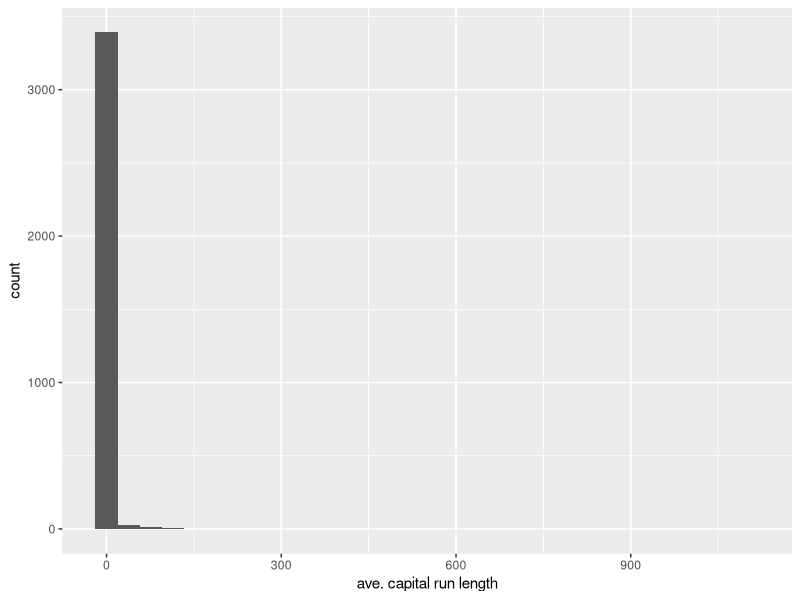
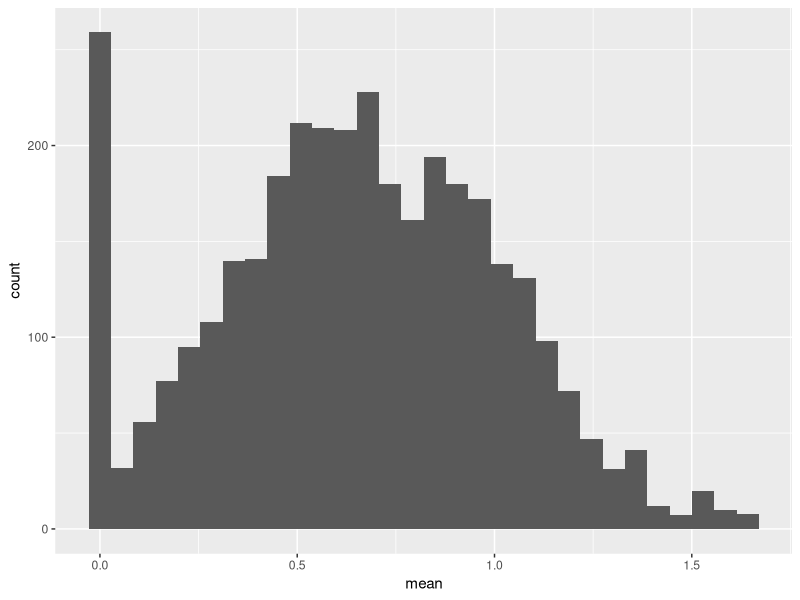
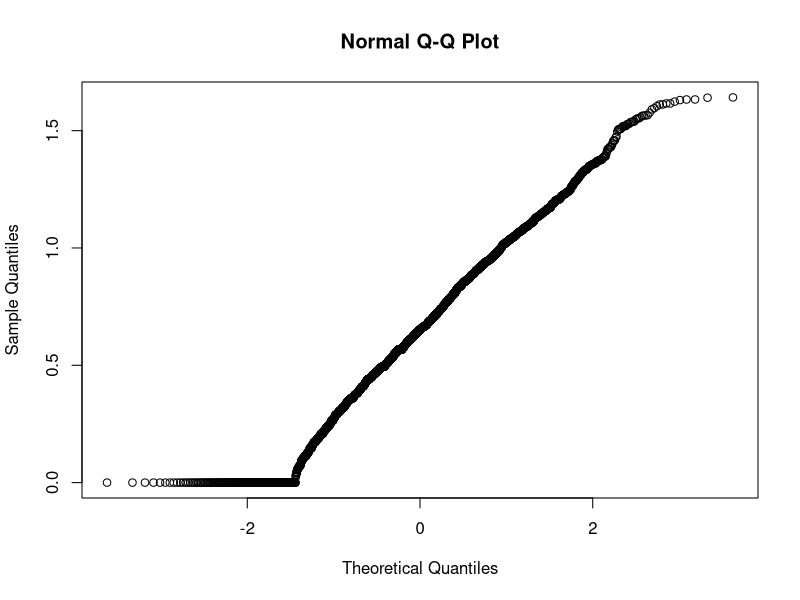

The R source for these figures, in order:
library(caret)
library(kernlab)
library(ggplot2)

data(spam)

inTrain <- createDataPartition(y = spam$type,
                               p = 0.75,
                               list = FALSE)

training <- spam[inTrain,]
testing <- spam[-inTrain,]
dim(spam)

dim(training)
dim(testing)

ggplot(data = training, aes(x = capitalAve)) +
  geom_histogram() +
  xlab('ave. capital run length')

mean(training$capitalAve)
sd(training$capitalAve)

trainCapAve <- training$capitalAve
trainCapAveS <- scale(trainCapAve)
mean(trainCapAveS)
sd(trainCapAveS)

preObj <- preProcess(training[,-58], method = c('center', 'scale'))
trainCapAveS <- predict(preObj, training[,-58])$capitalAve
mean(trainCapAveS)
sd(trainCapAveS)

set.seed(32343)
modelFit <- train(type ~ ., data = training, preProcess = c('center', 'scale'), method = 'glm')
modelFit

preObj <- preProcess(training[,-58], method = c('BoxCox'))
capave <- predict(preObj, training[-58])$capitalAve
trainCapAveS <- data.frame(mean = capave)

ggplot(data = trainCapAveS, aes(x = mean)) + geom_histogram()
qqnorm(capave)
